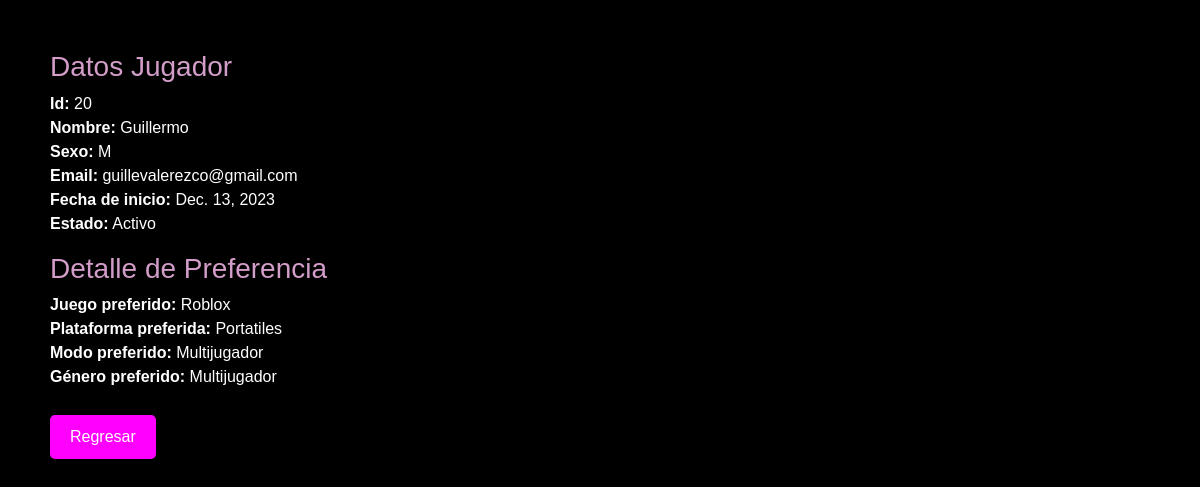
Page /ver_jugador/20/ on the committed database.
### jugadores/models.py (models this page shows, shortened)
class Jugador(models.Model):
    sexo = [
        ("M", "Masculino"),
        ("F", "Femenino")
    ]
    nombre = models.CharField(max_length=50)
    sexo = models.CharField(max_length=1, choices=sexo, null=True)
    Email = models.CharField(max_length=50)
    activo = models.BooleanField(default=True)
    fecha_de_inicio = models.DateField(null=True)
    modos_preferidos = models.ForeignKey(Modo, on_delete=models.SET_NULL, null=True)
    generos_preferidos = models.ForeignKey(GeneroJuego, on_delete=models.SET_NULL, null=True)
    plataforma_preferida = models.ForeignKey(Plataforma, on_delete=models.SET_NULL, null=True)
    juego_preferido = models.ForeignKey(Juego, on_delete=models.SET_NULL, null=True)

class Juego(models.Model):
    nombre = models.CharField(max_length=100)

class Plataforma(models.Model):
    nombre = models.CharField(max_length=500, null=True)

class Modo(models.Model):
    nombre = models.CharField(max_length=100)

class GeneroJuego(models.Model):
    nombre = models.CharField(max_length=50)

### jugadores/views.py (the view)
# urls.py: path('ver_jugador/<int:jugador_id>/', ver_jugador, name='ver_jugador'),
def ver_jugador(request, jugador_id):
    jugador = get_object_or_404(Jugador, pk=jugador_id)
    datos = {'jugador': jugador}
    pagina = loader.get_template('ver_jugador.html')
    return HttpResponse(pagina.render(datos, request))

### jugadores/templates/ver_jugador.html (shortened to what this page needs)
<!DOCTYPE html>
<html lang="en">
<head>
    {% load static %}
    <link rel="stylesheet" href="{% static 'fontawesomefree/css/fontawesome.css' %}" type="text/css">
    <link rel="stylesheet" href="{% static 'fontawesomefree/css/brands.css' %}" type="text/css">
    <link rel="stylesheet" href="{% static 'fontawesomefree/css/solid.css' %}" type="text/css">
    <link rel="stylesheet" href="https://cdn.jsdelivr.net/npm/bootstrap@5.3.2/dist/css/bootstrap.min.css">
</head>
<body>
    <h3>Datos Jugador</h3>
    <p>
        <strong>Id:</strong> {{ jugador.id }}<br>
        <strong>Nombre:</strong> {{ jugador.nombre }}<br>
        <strong>Sexo:</strong> {{ jugador.sexo }}<br>
        <strong>Email:</strong> {{ jugador.Email }}<br>
        <strong>Fecha de inicio:</strong> {{jugador.fecha_de_inicio}}<br>
        <strong>Estado:</strong>
        {% if jugador.activo %}
            Activo
        {% else %}
            Inactivo
        {% endif %}<br>
    </p>
    <h3>Detalle de Preferencia</h3>
    <strong>Juego preferido:</strong> {{jugador.juego_preferido.nombre}}<br>
    <strong>Plataforma preferida:</strong> {{ jugador.plataforma_preferida.nombre }}<br>
    <strong>Modo preferido:</strong> {{ jugador.modos_preferidos.nombre }}<br>
    <strong>Género preferido:</strong> {{jugador.generos_preferidos.nombre}}<br>
    <a href="{% url 'jugadores' %}" class="btn btn-info">Regresar</a>
</body>
</html>

### jugadores/templates/ver_jugador.html (style rules this page uses)
body { background-color: #000000; color: #ffffff; font-family: Arial, sans-serif; margin: 50px; }
h3 { color: #d29dc8; }
p { color: #ffffff; }
.btn-info { background-color: #ff00ff; color: #ffffff; padding: 10px 20px; text-decoration: none; border: none; border-radius: 5px; cursor: pointer; display: inline-block; margin-top: 10px; }

### rows in the picture
Jugador: id "20", nombre "Guillermo", sexo "M", Email "guillevalerezco@gmail.com", fecha_de_inicio "Dec. 13, 2023", juego_preferido.nombre "Roblox", plataforma_preferida.nombre "Portatiles", modos_preferidos.nombre "Multijugador", generos_preferidos.nombre "Multijugador"
